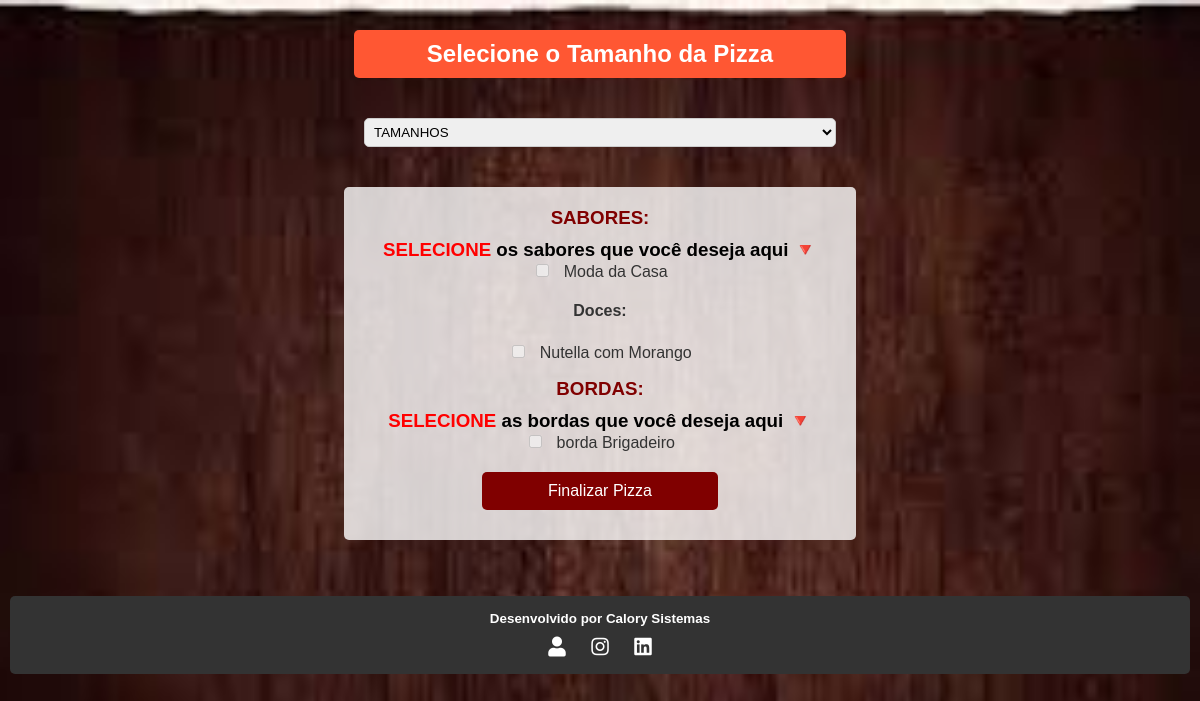
The page /cardapio/montarPedido.php?id_login=2 on the database its author committed.
### tables this page shows
CREATE TABLE `montar` (
  `Id` int(11) NOT NULL AUTO_INCREMENT,
  `id_login` int(11) DEFAULT NULL,
  `id_variedades` int(11) DEFAULT NULL,
  `nome` varchar(100) DEFAULT NULL,
  `price` double DEFAULT NULL,
  `imagem` varchar(100) DEFAULT NULL,
  `status` tinyint(1) DEFAULT NULL,
  PRIMARY KEY (`Id`),
  KEY `id_variedades` (`id_variedades`),
  KEY `id_login` (`id_login`)
);

### cardapio/montarPedido.php (the view, shortened to what this page needs)
<?php
    if (isset($_GET['id_login'])) {
        $id_login = $_GET['id_login'];
    } else {
        header("Location: erro.php");
        exit;
    }
?>
<!DOCTYPE html>
<html>
    <head>
        <link rel="stylesheet" type="text/css" href="css/foods.css">
    </head>
    <body>
            <?php include('inc/container.php'); ?>
        <div class="pizzas">
            <form class="MontarP" method="post" action="cart.php?action=montarpizza">
                    <h1>Selecione o Tamanho da Pizza</h1>
                    <select name="item_name" id="tamanhoPizza" onchange="showHideFlavors()">
                        <option value="" disabled selected hidden style="display: flex; width: 100%;">TAMANHOS</option>
                    </select>
                <div class="saborEborda">
                            <label for="sabor">
                                    <span style="color: #800000;">
                                        <h3 style="color: #800000;">SABORES:</h3>
                                    </span>
                            </label>
                                <h3 style="color: black;">
                                    <span style="color: red;">SELECIONE</span> os sabores que você deseja aqui 🔻
                                </h3>
                                <div id="saboresContainer">
                                    <?php
                                     $conn = new mysqli("robb0254.publiccloud.com.br", "calor_developer", "@Samsung2023", "calorysistemas_delivery");
                                     $sqlSabores = "SELECT * FROM montar WHERE id_login = $id_login AND id_variedades = 2";
                                     $resultSabores = $conn->query($sqlSabores);
                                     if ($resultSabores->num_rows > 0) {
                                         while ($rowSabor = $resultSabores->fetch_assoc()) {
                                             echo '<input type="checkbox" class="saborCheckbox" value="' . $rowSabor["nome"] . '"> ' . $rowSabor["nome"] . '<br>';
                                         }
                                     }
                                    $sqlSalgados = "SELECT * FROM montar WHERE id_login = $id_login AND id_variedades = 1";
                                    $resultSalgados = $conn->query($sqlSalgados);
                                    if ($resultSalgados->num_rows > 0) {
                                        echo '<h4>Doces:</h4>';
                                        while ($rowSalgados = $resultSalgados->fetch_assoc()) {
                                            echo '<input type="checkbox" class="saborCheckbox saborSalCheckbox" value="' . $rowSalgados["nome"] . '"> ' . $rowSalgados["nome"] . '<br>';
                                        }
                                    }
                                    ?>
                                </div>
                            <label for="bordas">
                            <span style="color: #800000;">
                                <h3 style="color: #800000;">BORDAS:</h3>
                            </span>
                        </label>
                        <h3 style="color: black;">
                            <span style="color: red;">SELECIONE</span> as bordas que você deseja aqui 🔻
                        </h3>
                        <div id="bordasContainer">
                            <?php
                                $conn = new mysqli("robb0254.publiccloud.com.br", "calor_developer", "@Samsung2023", "calorysistemas_delivery");
                                $sqlBordas = "SELECT * FROM montar WHERE id_login = $id_login AND id_variedades = 4";
                                $resultBordas = $conn->query($sqlBordas);
                                if ($resultBordas->num_rows > 0) {
                                    while ($rowBorda = $resultBordas->fetch_assoc()) {
                                        echo '<input type="checkbox" class="bordasCheckbox" value="' . $rowBorda["nome"] . '"> ' . $rowBorda["nome"] . '<br>';
                                    }
                                }
                            ?>
                        </div>
                    <input class="my-btn" name="montarpizza" type="submit" value="Finalizar Pizza">
                </div>
                </form>
        </div><br><br>
            <?php include('inc/footer.php'); ?>
    </body>
</html>

### cardapio/css/foods.css (style rules this page uses)
body { font-family: Arial, sans-serif; background-image: url(../images/fundo3.jpeg); margin: 0; padding: 0; text-align: center; }
h1 { background-color: #ff5733; color: #fff; padding: 10px; border-radius: 5px; text-align: center; margin: 10; }
label { display: block; margin: 10px 0; }
select { width: 100%; padding: 4px; border: 1px solid #ccc; border-radius: 5px; }
.my-btn { background-color: #ff5733; color: #fff; border: none; padding: 10px 20px; border-radius: 5px; cursor: pointer; margin-top: 10px; }
h3 { margin: 0; color: #fff; }
.saborEborda { background: rgba(0, 191, 255, 0.5); padding: 20px; border-radius: 10px; }
.saborEborda label { color: #800000; }
.saborEborda h3 { color: black; }
.saborEborda .saborCheckbox, .saborEborda .bordasCheckbox { margin-right: 10px; }

### cardapio/montarPedido.php (style rules this page uses)
body { font-family: Arial, sans-serif; background-image: url('./images/fundo3.jpeg'); background-size: cover; background-repeat: no-repeat; background-attachment: fixed; color: #333; }
h3 { color: #fff; }
h1 { width: 40%; margin: 20px auto; text-align: center; color: #fff; font-size: 24px; margin-top: 20px; }
select[name="item_name"] { width: 40%; margin: 20px auto; padding: 5px; border: 1px solid #ccc; border-radius: 5px; }
.saborEborda { text-align: center; margin: 20px auto; padding: 10px 20px; width: 40%; background-color: rgba(255, 255, 255, 0.8); border-radius: 5px; }
.saborEborda h3 { color: #800000; }
.saborCheckbox, .bordasCheckbox { width: auto; }
.my-btn { display: block; width: 50%; margin: 20px auto; padding: 10px; background-color: #800000; color: #fff; border: none; border-radius: 5px; cursor: pointer; font-size: 16px; }

### rows shown on the page
montar: nome "Moda da Casa"
montar: nome "Nutella com Morango"
montar: nome "borda Brigadeiro"
